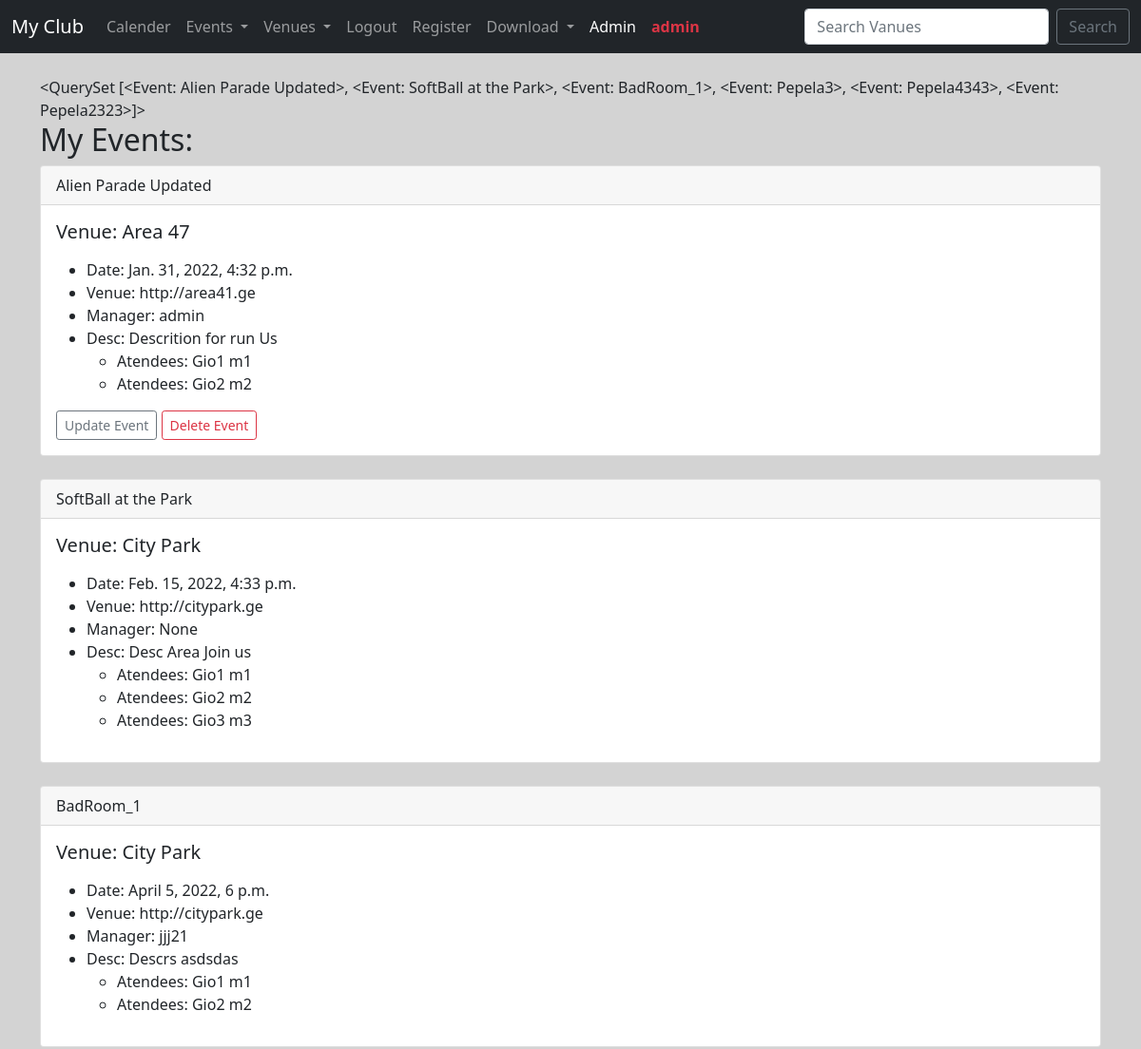
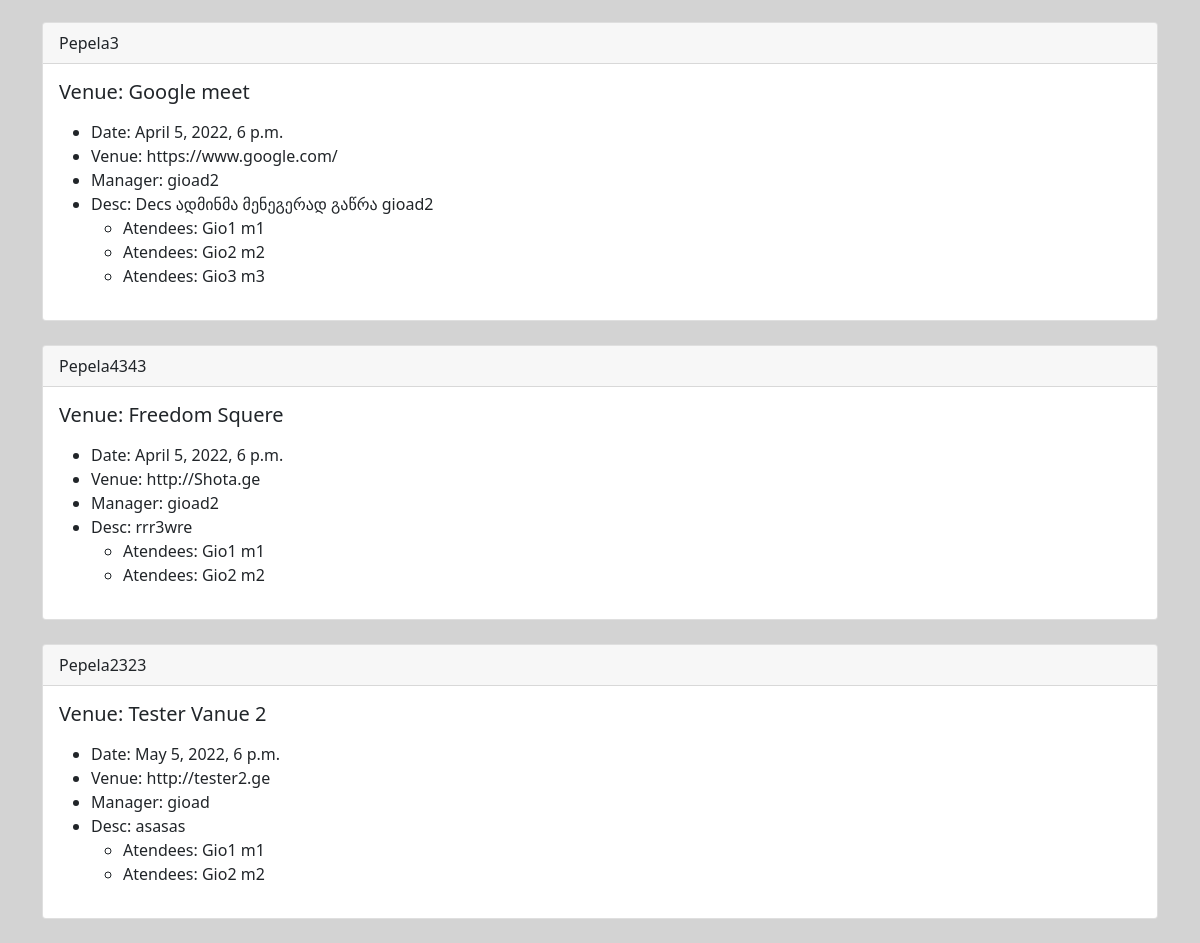
Before: /my_events/ (signed in) with the older database file (2 pictures, top to bottom).
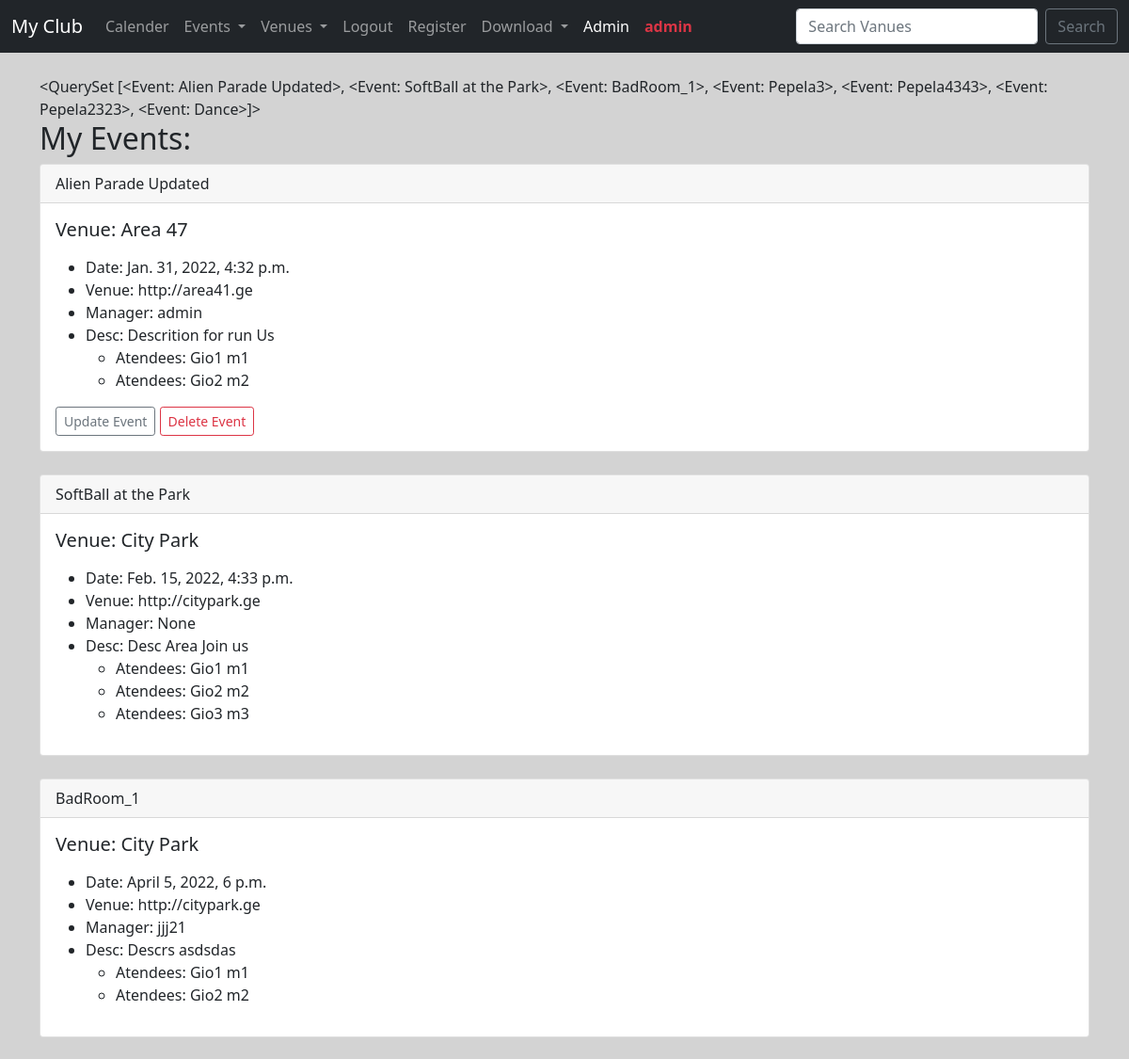
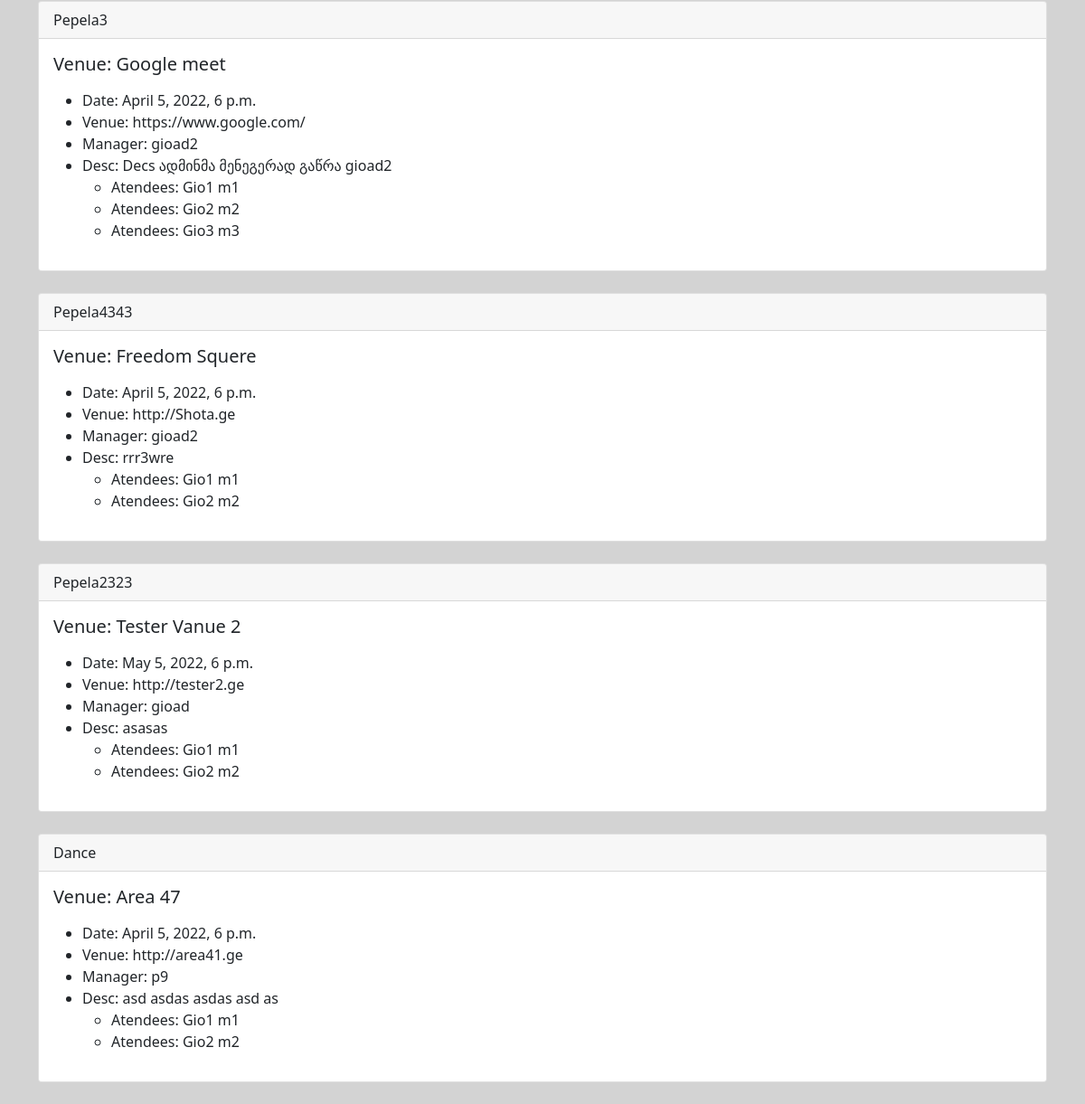
After: the same page with the newer database file (2 pictures, top to bottom).
### events/models.py (models this page shows, shortened)
class Event(models.Model):
    name =      models.CharField('Event Name', max_length=120)
    event_date = models.DateTimeField()
    venue  =    models.ForeignKey(Venue, blank=True, null=True, on_delete=models.CASCADE)
    manager =   models.ForeignKey(User, blank=True, null=True, on_delete=models.SET_NULL)
    description = models.TextField(blank=True, null=True)
    attendees = models.ManyToManyField(MyClubUser, blank=True)
    approved = models.BooleanField('Aprrovedd', default=False)
    def __str__(self) -> str:
        return self.name

class Venue(models.Model):
    name =      models.CharField('Venue Name', max_length=120)
    address =   models.CharField(max_length=220)
    zip_code =  models.CharField('Zip Code', max_length=15)
    phone =     models.CharField('Contact Phone', max_length=120, blank=True)
    web =       models.URLField('Website Address', blank=True)
    email_address = models.EmailField('Email Address', blank=True)
    owner = models.IntegerField("Venue Owner", blank=False, default=1)
    venue_image = models.ImageField(null=True, blank=True, upload_to='images/')
    def __str__(self) -> str:
        return self.name

class MyClubUser(models.Model):
    first_name =    models.CharField(max_length=244)
    last_name =    models.CharField(max_length=244)
    Email =    models.EmailField('User Email')
    def __str__(self) -> str:
        return self.first_name + ' ' + self.last_name

### events/views.py (the view)
# urls.py: path('my_events/', views.my_events, name='my_events'),
def my_events(request):
    if request.user.is_authenticated:
        print('----')
        me = request.user.id # აქ დამსწარეების აიდის უნდა იღებდეს და შეცდომით უსერის აიდის იღებს. სხვა გზა არ აქვს
        events = Event.objects.filter(attendees=me)
        return render(request, 'events/my_events.html', {'events':events})
    else:
        messages.success(request, ('You have not permishen View this Page!'))
        return redirect('home')

### events/templates/events/my_events.html
{% extends 'events/base.html' %}
{% block content %}
{{ events }}
<h2> My Events: </h2>
{% for item in events %}
<div class="card">
    <div class="card-header">
        {{ item }}
    </div>
    <div class="card-body">
        <h5 class="card-title">Venue: {{ item.venue }}</h5>
        <p class="card-text">
        <ul>
            <li>Date: {{ item.event_date }}</li>
            <li>Venue: {{ item.venue.web }}</li>
            <li>Manager: {{ item.manager }}</li>
            <li>Desc: {{ item.description }}</li>
            <ul>
                {% for user in item.attendees.all %}
                <li>Atendees: {{ user }}</li>
                {% endfor %}
            </ul>
        </ul>
        </p>
        {% if user.is_authenticated %}
        {% if user == item.manager %}
        <a href="{% url 'event_update' item.id %}" class="btn btn-outline-secondary btn-sm">Update Event</a>
        <a href="{% url 'event_delete' item.id %}" class="btn btn-outline-danger btn-sm">Delete Event</a>
        {% endif %}
        {% endif %}
    </div>
</div>
<br>
{% endfor %}
{% endblock %}

Changed rows visible on the page:
computed for Event "Alien Parade Updated": name.name "<QuerySet [<Event: Alien Parade Updated>, <Event: SoftBall at the Park>, <Event: BadRoom_1>, <Event: Pepela3>, <Event: Pepela4343>, <Event: Pepela2323>]>" → "…Pepela3>, <Event: Pepela4343>, <Event: Pepela2323>, <Event: Dance>]>"
added Event: name "Dance", venue "Area 47", event_date "April 5, 2022, 6 p.m.", venue.web "http://area41.ge", manager "p9", description "asd asdas asdas asd as", MyClubUser (first_name+last_name "Gio1 m1"), MyClubUser (first_name+last_name "Gio2 m2")
